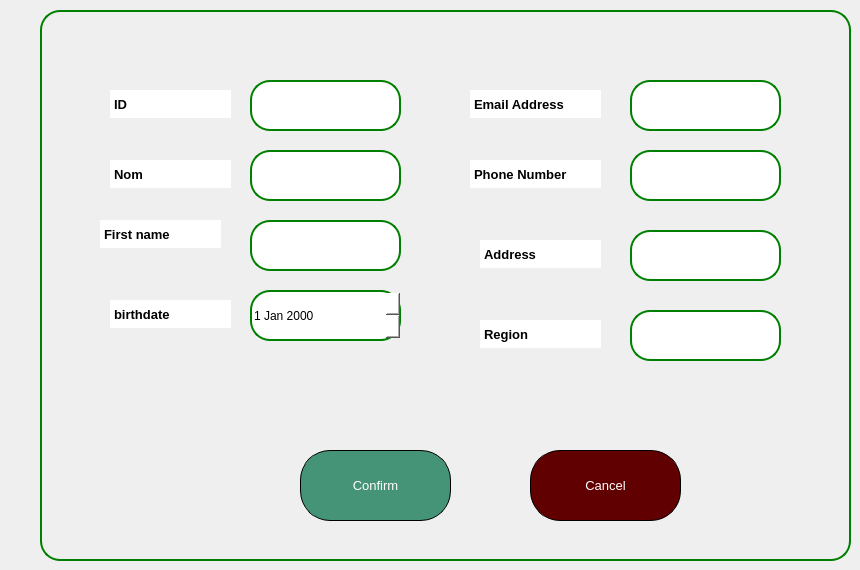
      <widget class="QWidget" name="Add_client">
       <widget class="QWidget" name="widget_client" native="true">
        <property name="geometry">
         <rect>
          <x>40</x>
          <y>10</y>
          <width>811</width>
          <height>551</height>
         </rect>
        </property>
        <property name="styleSheet">
         <string notr="true">border:2px solid green;
border-radius: 20px;
</string>
        </property>
        <widget class="QLineEdit" name="id_add_client">
         <property name="geometry">
          <rect>
           <x>210</x>
           <y>70</y>
           <width>151</width>
           <height>51</height>
          </rect>
         </property>
         <property name="styleSheet">
          <string notr="true">background-color: rgb(255, 255, 255);
color: rgb(0, 0, 0);
border_radius:10px;</string>
         </property>
         <property name="text">
          <string/>
         </property>
        </widget>
        <widget class="QLineEdit" name="lineEdit_10_client">
         <property name="geometry">
          <rect>
           <x>70</x>
           <y>80</y>
           <width>121</width>
           <height>28</height>
          </rect>
         </property>
         <property name="font">
          <font>
           <pointsize>10</pointsize>
           <bold>true</bold>
          </font>
         </property>
         <property name="styleSheet">
          <string notr="true">background-color: rgb(255, 255, 255);
color: rgb(0, 0, 0);

border-color: rgb(255, 255, 255);</string>
         </property>
         <property name="text">
          <string>ID</string>
         </property>
        </widget>
        <widget class="QLineEdit" name="lineEdit_12_client">
         <property name="geometry">
          <rect>
           <x>440</x>
           <y>230</y>
           <width>121</width>
           <height>28</height>
          </rect>
         </property>
         <property name="font">
          <font>
           <pointsize>10</pointsize>
           <bold>true</bold>
          </font>
         </property>
         <property name="styleSheet">
          <string notr="true">background-color: rgb(255, 255, 255);
color: rgb(0, 0, 0);

border-color: rgb(255, 255, 255);</string>
         </property>
         <property name="text">
          <string>Address</string>
         </property>
        </widget>
        <widget class="QLineEdit" name="lineEdit_13_client">
         <property name="geometry">
          <rect>
           <x>70</x>
           <y>290</y>
           <width>121</width>
           <height>28</height>
          </rect>
         </property>
         <property name="font">
          <font>
           <pointsize>10</pointsize>
           <bold>true</bold>
          </font>
         </property>
         <property name="styleSheet">
          <string notr="true">background-color: rgb(255, 255, 255);
color: rgb(0, 0, 0);

border-color: rgb(255, 255, 255);</string>
         </property>
         <property name="text">
          <string>birthdate</string>
         </property>
        </widget>
        <widget class="QLineEdit" name="lineEdit_14_client">
         <property name="geometry">
          <rect>
           <x>70</x>
           <y>150</y>
           <width>121</width>
           <height>28</height>
          </rect>
         </property>
         <property name="font">
          <font>
           <pointsize>10</pointsize>
           <bold>true</bold>
          </font>
         </property>
         <property name="styleSheet">
          <string notr="true">background-color: rgb(255, 255, 255);
color: rgb(0, 0, 0);

border-color: rgb(255, 255, 255);</string>
         </property>
         <property name="text">
          <string>Nom</string>
         </property>
        </widget>
        <widget class="QLineEdit" name="lineEdit_25_client">
         <property name="geometry">
          <rect>
           <x>430</x>
           <y>80</y>
           <width>131</width>
           <height>28</height>
          </rect>
         </property>
         <property name="font">
          <font>
           <pointsize>10</pointsize>
           <bold>true</bold>
          </font>
         </property>
         <property name="styleSheet">
          <string notr="true">background-color: rgb(255, 255, 255);
color: rgb(0, 0, 0);

border-color: rgb(255, 255, 255);</string>
         </property>
         <property name="text">
          <string>Email Address</string>
         </property>
        </widget>
        <widget class="QLineEdit" name="lineEdit_28_client">
         <property name="geometry">
          <rect>
           <x>430</x>
           <y>150</y>
           <width>131</width>
           <height>28</height>
          </rect>
         </property>
         <property name="font">
          <font>
           <pointsize>10</pointsize>
           <bold>true</bold>
          </font>
         </property>
         <property name="styleSheet">
          <string notr="true">background-color: rgb(255, 255, 255);
color: rgb(0, 0, 0);

border-color: rgb(255, 255, 255);</string>
         </property>
         <property name="text">
          <string>Phone Number</string>
         </property>
        </widget>
        <widget class="QLineEdit" name="Add_Nom_client">
         <property name="geometry">
          <rect>
           <x>210</x>
           <y>140</y>
           <width>151</width>
           <height>51</height>
          </rect>
         </property>
         <property name="styleSheet">
          <string notr="true">background-color: rgb(255, 255, 255);
color: rgb(0, 0, 0);
border_radius:10px;</string>
         </property>
         <property name="text">
          <string/>
         </property>
        </widget>
        <widget class="QLineEdit" name="Add_Address_client">
         <property name="geometry">
          <rect>
           <x>590</x>
           <y>220</y>
           <width>151</width>
           <height>51</height>
          </rect>
         </property>
         <property name="styleSheet">
          <string notr="true">background-color: rgb(255, 255, 255);
color: rgb(0, 0, 0);
border_radius:10px;</string>
         </property>
         <property name="text">
          <string/>
         </property>
        </widget>
        <widget class="QLineEdit" name="Add_email_client">
         <property name="geometry">
          <rect>
           <x>590</x>
           <y>70</y>
           <width>151</width>
           <height>51</height>
          </rect>
         </property>
         <property name="styleSheet">
          <string notr="true">background-color: rgb(255, 255, 255);
color: rgb(0, 0, 0);
border_radius:10px;</string>
         </property>
         <property name="text">
          <string/>
         </property>
        </widget>
        <widget class="QLineEdit" name="Add_Phone_client">
         <property name="geometry">
          <rect>
           <x>590</x>
           <y>140</y>
           <width>151</width>
           <height>51</height>
          </rect>
         </property>
         <property name="styleSheet">
          <string notr="true">background-color: rgb(255, 255, 255);
color: rgb(0, 0, 0);
border_radius:10px;</string>
         </property>
         <property name="text">
          <string/>
         </property>
        </widget>
        <widget class="QDateEdit" name="birthdate_add_client">
         <property name="geometry">
          <rect>
           <x>210</x>
           <y>280</y>
           <width>151</width>
           <height>51</height>
          </rect>
         </property>
         <property name="styleSheet">
          <string notr="true">background-color: rgb(255, 255, 255);
color: rgb(0, 0, 0);
border_radius:10px;</string>
         </property>
        </widget>
        <widget class="QPushButton" name="Confirm_Add_Button_client">
         <property name="geometry">
          <rect>
           <x>260</x>
           <y>440</y>
           <width>151</width>
           <height>71</height>
          </rect>
         </property>
         <property name="styleSheet">
          <string notr="true">border: 1px solid black;


color: rgb(255, 255, 255);
font: 10pt ;

background-color: rgb(171, 168, 111);
background-color: rgb(70, 148, 119);




border-radius:30px;
</string>
         </property>
         <property name="text">
          <string>Confirm</string>
         </property>
        </widget>
        <widget class="QPushButton" name="cancel_search_button_3_client">
         <property name="geometry">
          <rect>
           <x>490</x>
           <y>440</y>
           <width>151</width>
           <height>71</height>
          </rect>
         </property>
         <property name="styleSheet">
          <string notr="true">border: 1px solid black;


color: rgb(255, 255, 255);
font: 10pt ;

background-color: rgb(171, 168, 111);
background-color: rgb(97, 0, 0);



border-radius:30px;
</string>
         </property>
         <property name="text">
          <string>Cancel</string>
         </property>
        </widget>
        <widget class="QLineEdit" name="lineEdit_15_client">
         <property name="geometry">
          <rect>
           <x>60</x>
           <y>210</y>
           <width>121</width>
           <height>28</height>
          </rect>
         </property>
         <property name="font">
          <font>
           <pointsize>10</pointsize>
           <bold>true</bold>
          </font>
         </property>
         <property name="styleSheet">
          <string notr="true">background-color: rgb(255, 255, 255);
color: rgb(0, 0, 0);

border-color: rgb(255, 255, 255);</string>
         </property>
         <property name="text">
          <string>First name</string>
         </property>
        </widget>
        <widget class="QLineEdit" name="lineEdit_16_client">
         <property name="geometry">
          <rect>
           <x>440</x>
           <y>310</y>
           <width>121</width>
           <height>28</height>
          </rect>
         </property>
         <property name="font">
          <font>
           <pointsize>10</pointsize>
           <bold>true</bold>
          </font>
         </property>
         <property name="styleSheet">
          <string notr="true">background-color: rgb(255, 255, 255);
color: rgb(0, 0, 0);

border-color: rgb(255, 255, 255);</string>
         </property>
         <property name="text">
          <string>Region</string>
         </property>
        </widget>
        <widget class="QLineEdit" name="Add_firstname_client">
         <property name="geometry">
          <rect>
           <x>210</x>
           <y>210</y>
           <width>151</width>
           <height>51</height>
          </rect>
         </property>
         <property name="styleSheet">
          <string notr="true">background-color: rgb(255, 255, 255);
color: rgb(0, 0, 0);
border_radius:10px;</string>
         </property>
         <property name="text">
          <string/>
         </property>
        </widget>
        <widget class="QLineEdit" name="Add_region_client">
         <property name="geometry">
          <rect>
           <x>590</x>
           <y>300</y>
           <width>151</width>
           <height>51</height>
          </rect>
         </property>
         <property name="styleSheet">
          <string notr="true">background-color: rgb(255, 255, 255);
color: rgb(0, 0, 0);
border_radius:10px;</string>
         </property>
         <property name="text">
          <string/>
         </property>
        </widget>
       </widget>
      </widget>
